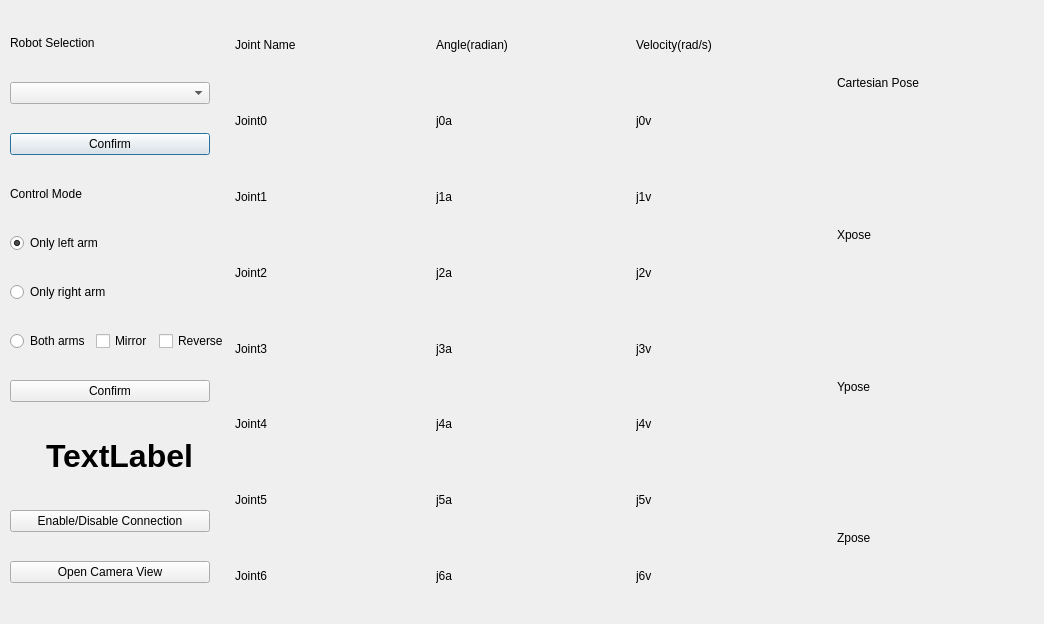
<?xml version="1.0" encoding="UTF-8"?>
<ui version="4.0">
 <class>Dialog</class>
 <widget class="QDialog" name="Dialog">
  <property name="geometry">
   <rect>
    <x>0</x>
    <y>0</y>
    <width>1044</width>
    <height>624</height>
   </rect>
  </property>
  <property name="windowTitle">
   <string>Dialog</string>
  </property>
  <widget class="QWidget" name="horizontalLayoutWidget_4">
   <property name="geometry">
    <rect>
     <x>10</x>
     <y>10</y>
     <width>1021</width>
     <height>601</height>
    </rect>
   </property>
   <layout class="QHBoxLayout" name="horizontalLayout_15">
    <item>
     <layout class="QHBoxLayout" name="horizontalLayout_6">
      <item>
       <layout class="QVBoxLayout" name="verticalLayout_13">
        <item>
         <widget class="QLabel" name="label_144">
          <property name="maximumSize">
           <size>
            <width>16777215</width>
            <height>20</height>
           </size>
          </property>
          <property name="text">
           <string>Robot Selection</string>
          </property>
         </widget>
        </item>
        <item>
         <widget class="QComboBox" name="comboBox">
          <property name="maximumSize">
           <size>
            <width>200</width>
            <height>16777215</height>
           </size>
          </property>
         </widget>
        </item>
        <item>
         <widget class="QPushButton" name="pushButton">
          <property name="maximumSize">
           <size>
            <width>200</width>
            <height>16777215</height>
           </size>
          </property>
          <property name="text">
           <string>Confirm</string>
          </property>
         </widget>
        </item>
        <item>
         <widget class="QLabel" name="label_71">
          <property name="maximumSize">
           <size>
            <width>16777215</width>
            <height>20</height>
           </size>
          </property>
          <property name="text">
           <string>Control Mode</string>
          </property>
         </widget>
        </item>
        <item>
         <widget class="QRadioButton" name="radioButton">
          <property name="text">
           <string>Only left arm</string>
          </property>
          <property name="checked">
           <bool>true</bool>
          </property>
         </widget>
        </item>
        <item>
         <widget class="QRadioButton" name="radioButton_2">
          <property name="text">
           <string>Only right arm</string>
          </property>
         </widget>
        </item>
        <item>
         <layout class="QHBoxLayout" name="horizontalLayout_16" stretch="0,0,0">
          <property name="sizeConstraint">
           <enum>QLayout::SetDefaultConstraint</enum>
          </property>
          <item>
           <widget class="QRadioButton" name="radioButton_3">
            <property name="text">
             <string>Both arms</string>
            </property>
           </widget>
          </item>
          <item>
           <widget class="QCheckBox" name="checkBox">
            <property name="text">
             <string>Mirror</string>
            </property>
           </widget>
          </item>
          <item>
           <widget class="QCheckBox" name="checkBox_2">
            <property name="text">
             <string>Reverse</string>
            </property>
           </widget>
          </item>
         </layout>
        </item>
        <item>
         <widget class="QPushButton" name="setRPButton">
          <property name="maximumSize">
           <size>
            <width>200</width>
            <height>16777215</height>
           </size>
          </property>
          <property name="text">
           <string>Confirm</string>
          </property>
         </widget>
        </item>
        <item>
         <widget class="QLabel" name="label_72">
          <property name="maximumSize">
           <size>
            <width>16777215</width>
            <height>50</height>
           </size>
          </property>
          <property name="font">
           <font>
            <pointsize>24</pointsize>
            <weight>75</weight>
            <bold>true</bold>
           </font>
          </property>
          <property name="text">
           <string>TextLabel</string>
          </property>
          <property name="alignment">
           <set>Qt::AlignCenter</set>
          </property>
         </widget>
        </item>
        <item>
         <widget class="QPushButton" name="connectRPButton">
          <property name="sizePolicy">
           <sizepolicy hsizetype="Preferred" vsizetype="Fixed">
            <horstretch>0</horstretch>
            <verstretch>0</verstretch>
           </sizepolicy>
          </property>
          <property name="maximumSize">
           <size>
            <width>200</width>
            <height>16777215</height>
           </size>
          </property>
          <property name="autoFillBackground">
           <bool>false</bool>
          </property>
          <property name="text">
           <string>Enable/Disable Connection</string>
          </property>
          <property name="checkable">
           <bool>false</bool>
          </property>
         </widget>
        </item>
        <item>
         <widget class="QPushButton" name="open_cam">
          <property name="sizePolicy">
           <sizepolicy hsizetype="Preferred" vsizetype="Fixed">
            <horstretch>0</horstretch>
            <verstretch>0</verstretch>
           </sizepolicy>
          </property>
          <property name="maximumSize">
           <size>
            <width>200</width>
            <height>16777215</height>
           </size>
          </property>
          <property name="autoFillBackground">
           <bool>false</bool>
          </property>
          <property name="text">
           <string>Open Camera View</string>
          </property>
          <property name="checkable">
           <bool>false</bool>
          </property>
         </widget>
        </item>
       </layout>
      </item>
      <item>
       <layout class="QVBoxLayout" name="verticalLayout_14">
        <item>
         <layout class="QHBoxLayout" name="horizontalLayout">
          <item>
           <layout class="QVBoxLayout" name="verticalLayout">
            <item>
             <widget class="QLabel" name="label_30">
              <property name="text">
               <string>Joint Name</string>
              </property>
             </widget>
            </item>
            <item>
             <widget class="QLabel" name="label_2">
              <property name="text">
               <string>Joint0</string>
              </property>
             </widget>
            </item>
            <item>
             <widget class="QLabel" name="label">
              <property name="text">
               <string>Joint1</string>
              </property>
             </widget>
            </item>
            <item>
             <widget class="QLabel" name="label_4">
              <property name="text">
               <string>Joint2</string>
              </property>
             </widget>
            </item>
            <item>
             <widget class="QLabel" name="label_3">
              <property name="text">
               <string>Joint3</string>
              </property>
             </widget>
            </item>
            <item>
             <widget class="QLabel" name="label_5">
              <property name="text">
               <string>Joint4</string>
              </property>
             </widget>
            </item>
            <item>
             <widget class="QLabel" name="label_7">
              <property name="text">
               <string>Joint5</string>
              </property>
             </widget>
            </item>
            <item>
             <widget class="QLabel" name="label_6">
              <property name="text">
               <string>Joint6</string>
              </property>
             </widget>
            </item>
           </layout>
          </item>
          <item>
           <layout class="QVBoxLayout" name="verticalLayout_3">
            <item>
             <widget class="QLabel" name="label_31">
              <property name="text">
               <string>Angle(radian)</string>
              </property>
             </widget>
            </item>
            <item>
             <widget class="QLabel" name="label_15">
              <property name="text">
               <string>j0a</string>
              </property>
             </widget>
            </item>
            <item>
             <widget class="QLabel" name="label_16">
              <property name="text">
               <string>j1a</string>
              </property>
             </widget>
            </item>
            <item>
             <widget class="QLabel" name="label_17">
              <property name="text">
               <string>j2a</string>
              </property>
             </widget>
            </item>
            <item>
             <widget class="QLabel" name="label_18">
              <property name="text">
               <string>j3a</string>
              </property>
             </widget>
            </item>
            <item>
             <widget class="QLabel" name="label_19">
              <property name="text">
               <string>j4a</string>
              </property>
             </widget>
            </item>
            <item>
             <widget class="QLabel" name="label_20">
              <property name="text">
               <string>j5a</string>
              </property>
             </widget>
            </item>
            <item>
             <widget class="QLabel" name="label_21">
              <property name="text">
               <string>j6a</string>
              </property>
             </widget>
            </item>
           </layout>
          </item>
          <item>
           <layout class="QVBoxLayout" name="verticalLayout_2">
            <item>
             <widget class="QLabel" name="label_32">
              <property name="text">
               <string>Velocity(rad/s)</string>
              </property>
             </widget>
            </item>
            <item>
             <widget class="QLabel" name="label_8">
              <property name="text">
               <string>j0v</string>
              </property>
             </widget>
            </item>
            <item>
             <widget class="QLabel" name="label_9">
              <property name="text">
               <string>j1v</string>
              </property>
             </widget>
            </item>
            <item>
             <widget class="QLabel" name="label_10">
              <property name="text">
               <string>j2v</string>
              </property>
             </widget>
            </item>
            <item>
             <widget class="QLabel" name="label_11">
              <property name="text">
               <string>j3v</string>
              </property>
             </widget>
            </item>
            <item>
             <widget class="QLabel" name="label_12">
              <property name="text">
               <string>j4v</string>
              </property>
             </widget>
            </item>
            <item>
             <widget class="QLabel" name="label_13">
              <property name="text">
               <string>j5v</string>
              </property>
             </widget>
            </item>
            <item>
             <widget class="QLabel" name="label_14">
              <property name="text">
               <string>j6v</string>
              </property>
             </widget>
            </item>
           </layout>
          </item>
          <item>
           <layout class="QVBoxLayout" name="verticalLayout_8">
            <item>
             <widget class="QLabel" name="label_34">
              <property name="text">
               <string>Cartesian Pose</string>
              </property>
             </widget>
            </item>
            <item>
             <widget class="QLabel" name="label_35">
              <property name="text">
               <string>Xpose</string>
              </property>
             </widget>
            </item>
            <item>
             <widget class="QLabel" name="label_36">
              <property name="text">
               <string>Ypose</string>
              </property>
             </widget>
            </item>
            <item>
             <widget class="QLabel" name="label_37">
              <property name="text">
               <string>Zpose</string>
              </property>
             </widget>
            </item>
           </layout>
          </item>
         </layout>
        </item>
       </layout>
      </item>
     </layout>
    </item>
   </layout>
  </widget>
 </widget>
 <resources/>
 <connections/>
</ui>
